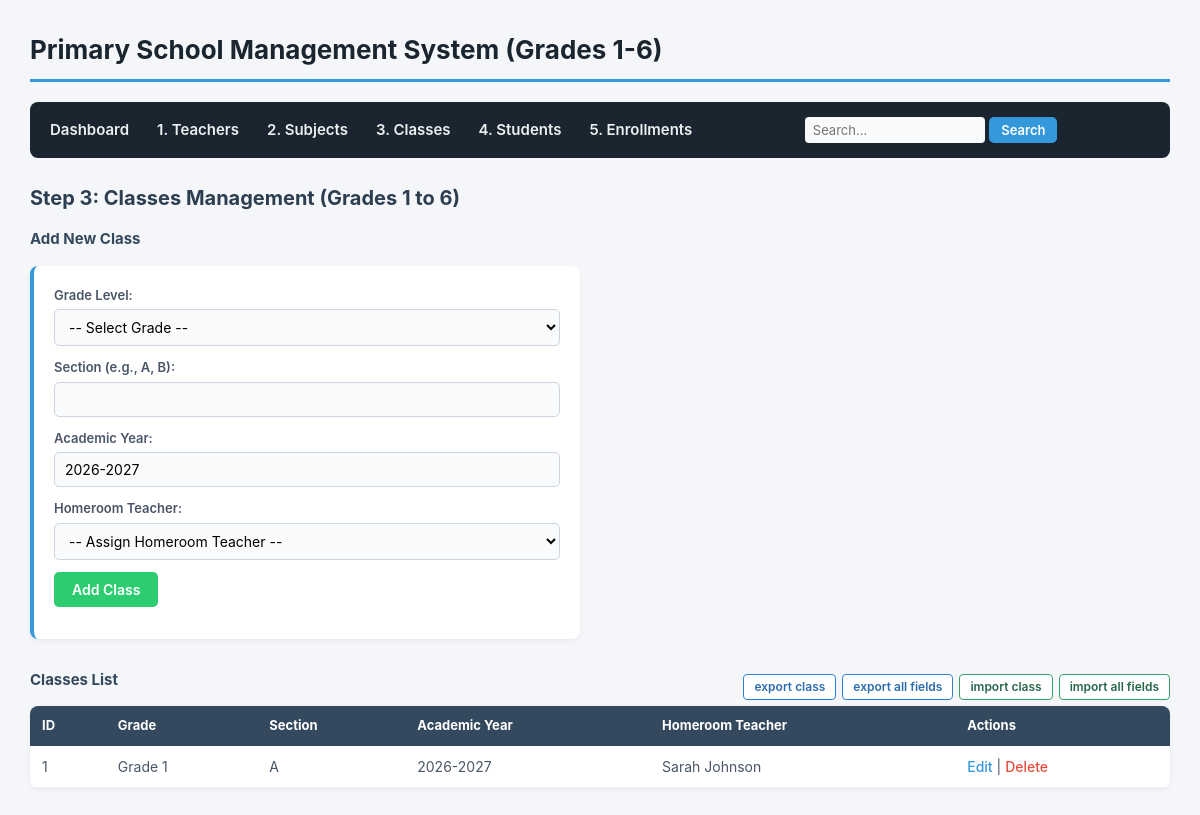
/classes.php, run on the app's committed database.
### tables this page shows
CREATE TABLE IF NOT EXISTS `classes` (
  `class_id` int(11) NOT NULL AUTO_INCREMENT,
  `grade_level` int(11) NOT NULL CHECK (`grade_level` between 1 and 6),
  `section` varchar(5) NOT NULL,
  `academic_year` varchar(9) NOT NULL,
  `homeroom_teacher_id` int(11) DEFAULT NULL,
  PRIMARY KEY (`class_id`),
  UNIQUE KEY `unique_class_per_year` (`grade_level`,`section`,`academic_year`),
  KEY `homeroom_teacher_id` (`homeroom_teacher_id`),
  CONSTRAINT `classes_ibfk_1` FOREIGN KEY (`homeroom_teacher_id`) REFERENCES `teachers` (`teacher_id`) ON DELETE SET NULL
);

### classes.php (the view, shortened to what this page needs)
<?php
require_once 'db.php';
$edit_class = isset($_GET['edit']) ? $pdo->prepare("SELECT * FROM classes WHERE class_id = ?") : null;
$classes  = $pdo->query("
    SELECT c.*, CONCAT(t.first_name, ' ', t.last_name) AS teacher_name
    FROM classes c
    LEFT JOIN teachers t ON c.homeroom_teacher_id = t.teacher_id
    ORDER BY c.class_id DESC
")->fetchAll();
include 'header.php';
?>
<h2>Step 3: Classes Management (Grades 1 to 6)</h2>
<h3><?= $edit_class ? 'Edit Class' : 'Add New Class' ?></h3>
<form action="classes.php" method="POST">
    <p>
        <label>Grade Level:</label>
        <select name="grade_level" required>
            <option value="">-- Select Grade --</option>
        </select>
    </p>
    <p>
        <label>Section (e.g., A, B):</label>
        <input type="text" name="section" value="<?= $edit_class['section'] ?? '' ?>" required>
    </p>
    <p>
        <label>Academic Year:</label>
        <input type="text" name="academic_year" value="<?= $edit_class['academic_year'] ?? '2026-2027' ?>" required>
    </p>
    <p>
        <label>Homeroom Teacher:</label>
        <select name="homeroom_teacher_id">
            <option value="">-- Assign Homeroom Teacher --</option>
        </select>
    </p>
    <p>
        <button type="submit" name="save_class"><?= $edit_class ? 'Update Class' : 'Add Class' ?></button>
    </p>
</form>
<div style="display: flex; justify-content: space-between; align-items: center; margin-top: 30px;">
    <h3>Classes List</h3>
    <div style="display: flex; gap: 6px;">
        <a href="db_tools.php?action=export_data&table=classes" class="btn-tool btn-tool-export">export class</a>
        <a href="db_tools.php?action=export_data&table=all" class="btn-tool btn-tool-export">export all fields</a>
        <button type="button" class="btn-tool btn-tool-import" onclick="openImportModal('Import Classes Data', 'classes')">import class</button>
        <button type="button" class="btn-tool btn-tool-import" onclick="openImportModal('Import All Database Data', 'all')">import all fields</button>
    </div>
</div>
<table>
    <thead>
        <tr><th>ID</th><th>Grade</th><th>Section</th><th>Academic Year</th><th>Homeroom Teacher</th><th>Actions</th></tr>
    </thead>
    <tbody>
        <?php foreach ($classes as $c): ?>
            <tr>
                <td><?= $c['class_id'] ?></td>
                <td>Grade <?= $c['grade_level'] ?></td>
                <td><?= htmlspecialchars($c['section']) ?></td>
                <td><?= htmlspecialchars($c['academic_year']) ?></td>
                <td><?= htmlspecialchars($c['teacher_name'] ?? 'Unassigned') ?></td>
                <td>
                    <a href="classes.php?edit=<?= $c['class_id'] ?>">Edit</a> |
                    <a href="classes.php?delete=<?= $c['class_id'] ?>" class="btn-delete" onclick="return confirm('Delete class?')">Delete</a>
                </td>
            </tr>
        <?php endforeach; ?>
    </tbody>
</table>
</body>
</html>

### style.css (style rules this page uses)
* { box-sizing: border-box; margin: 0; padding: 0; font-family: -apple-system, BlinkMacSystemFont, "Segoe UI", Roboto, Arial, sans-serif; }
body { background-color: #f4f6f9; color: #333; padding: 30px; line-height: 1.5; }
h2 { color: #2c3e50; margin-bottom: 15px; font-size: 20px; }
h3 { color: #34495e; margin-bottom: 15px; font-size: 15px; }
form { background-color: #ffffff; padding: 20px; border-radius: 8px; box-shadow: 0 2px 5px rgba(0,0,0,0.05); margin-bottom: 25px; max-width: 550px; border-left: 4px solid #3498db; }
form p { margin-bottom: 12px; }
label { font-weight: 600; font-size: 13px; color: #4a5568; display: block; margin-bottom: 4px; }
input[type="text"], input[type="email"], input[type="date"], select, textarea { width: 100%; padding: 8px 10px; border: 1px solid #cbd5e0; border-radius: 5px; font-size: 14px; background-color: #f8fafc; }
button[type="submit"] { background-color: #2ecc71; color: white; border: none; padding: 9px 18px; font-size: 14px; font-weight: 600; border-radius: 5px; cursor: pointer; }
table { width: 100%; border-collapse: collapse; background-color: #ffffff; border-radius: 8px; overflow: hidden; box-shadow: 0 2px 5px rgba(0,0,0,0.05); margin-bottom: 20px; }
th { background-color: #34495e; color: #ffffff; text-align: left; padding: 10px 12px; font-size: 13px; }
td { padding: 10px 12px; border-bottom: 1px solid #edf2f7; font-size: 14px; color: #4a5568; }
a { color: #3498db; text-decoration: none; font-weight: 500; }
a.btn-delete { color: #e74c3c; }
.btn-tool { padding: 6px 10px; font-size: 12px; font-weight: 600; border-radius: 4px; border: 1px solid #cbd5e0; background-color: #ffffff; color: #2d3748; cursor: pointer; text-decoration: none; line-height: 1; }
.btn-tool-export { border-color: #3182ce; color: #2b6cb0; }
.btn-tool-import { border-color: #38a169; color: #276749; }

### data on the page
classes: class_id "1", grade_level "1", section "A", academic_year "2026-2027", teacher_name "Sarah Johnson"
